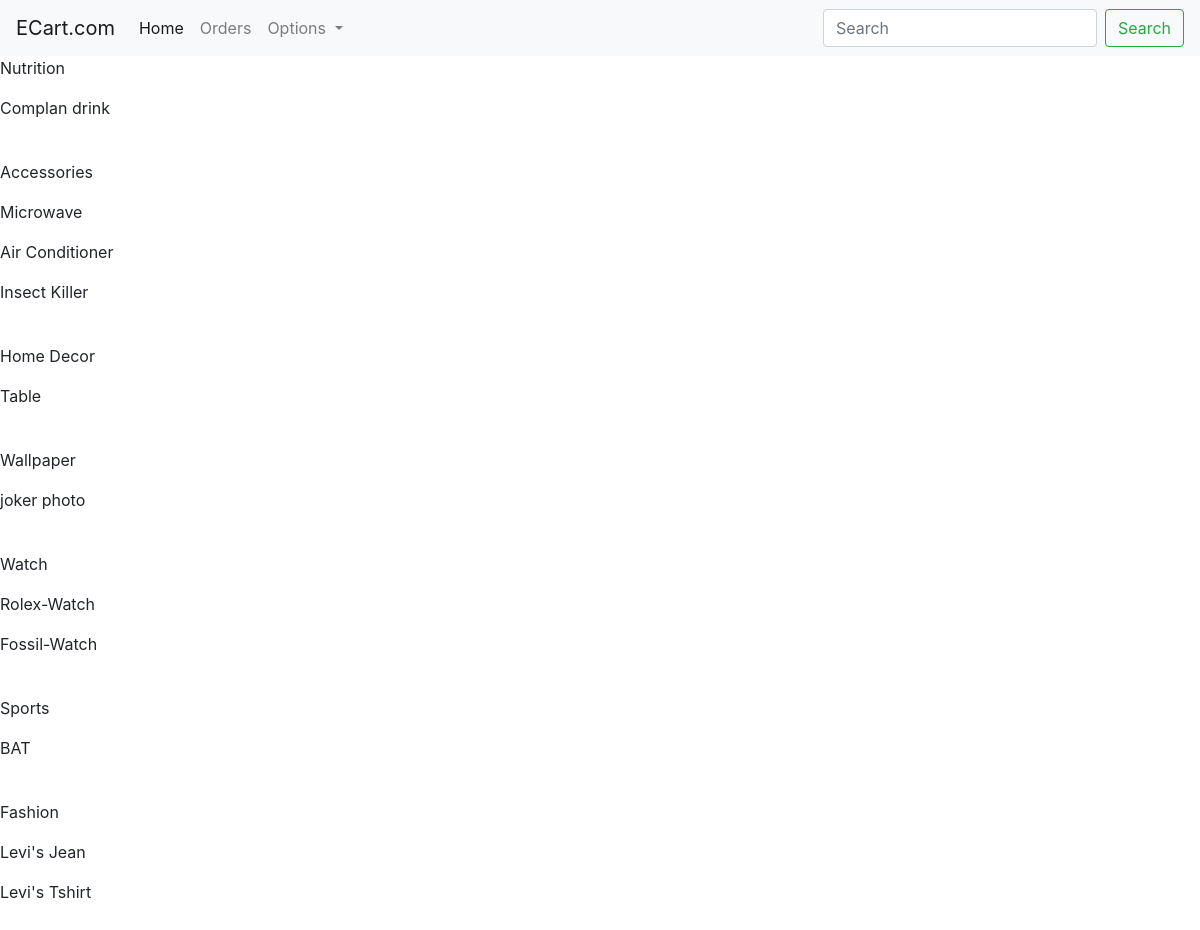
The app's page /shop/contact/, older data.
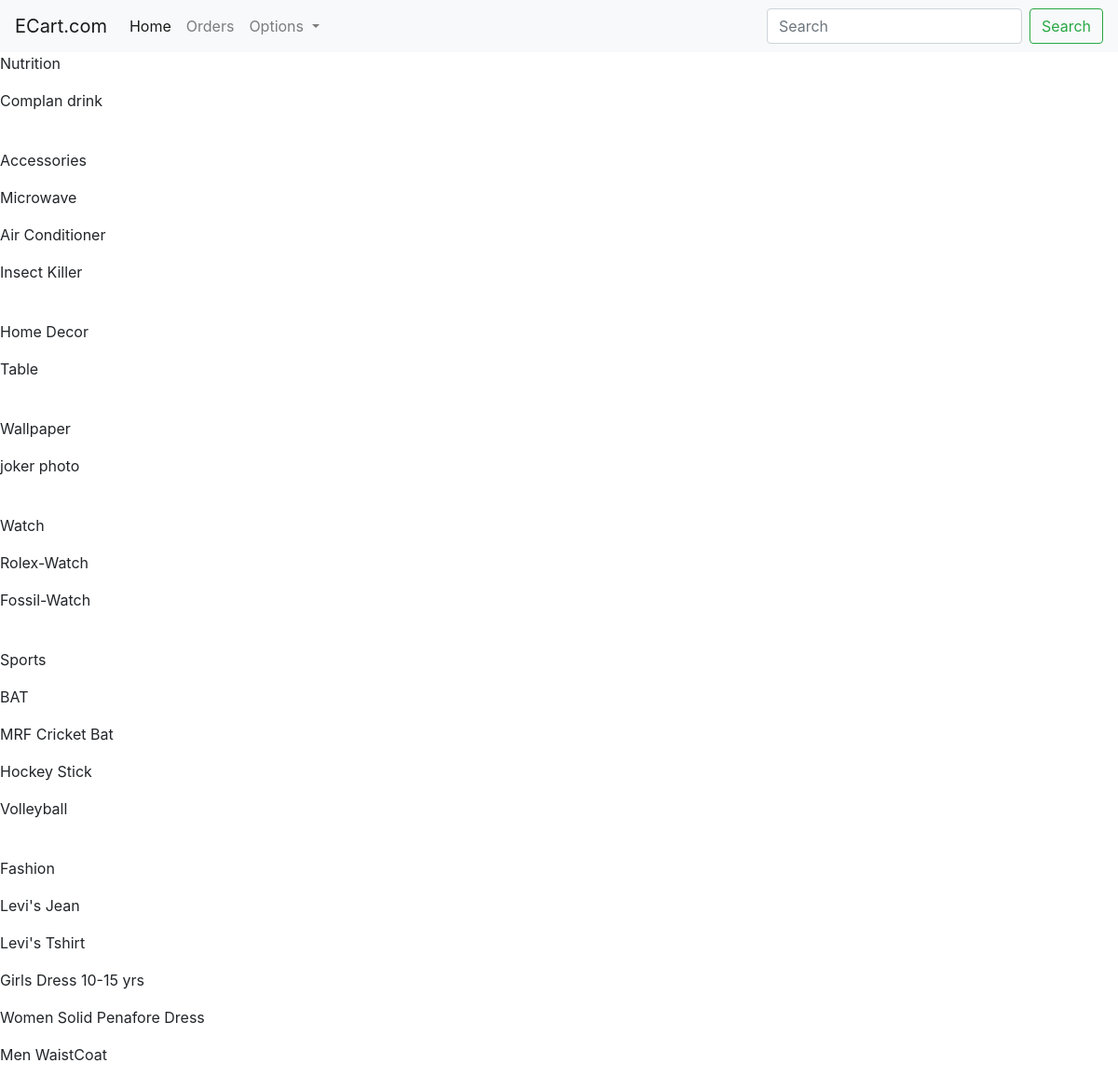
The same page, newer data.
### ecart/models.py (models this page shows, shortened)
class Products(models.Model):
    product_id=models.AutoField
    product_name=models.CharField(max_length=50)
    desc=models.CharField(max_length=300)
    pub_date=models.DateField()
    price=models.IntegerField(default=0)
    category=models.CharField(max_length=50,default="")
    subcategorgy=models.CharField(max_length=50,default="")
    image=models.ImageField(upload_to="ecart/images",default="")

### ecart/views.py (the view)
# urls.py: path('contact/',views.contact,name='ContactUS'),
def contact(request):
    allProds = []
    val = Products.objects.values('category', 'id')
    val2 = {item['category'] for item in val}
    str1=""
    for val2 in val2:
        prod = Products.objects.filter(category=val2)
        val=[item.product_name for item in prod]
        for a in val:
            print(a)
        str1=str1+","
        n = len(prod)
        nSlides = n // 4 + ceil((n / 4) - (n // 4))
        """str1=str1+str(prod)
        a=[item['product_name']  in prod]
            print(item)"""
        allProds.append([prod, range(1, nSlides), nSlides])
    params = {'allProds': allProds}
    return render(request,'ecart/contact.html',params)

### ecart/templates/ecart/contact.html (shortened to what this page needs)
{%  extends 'ecart/basic.html' %}
{% block body %}
{% for product,range,nSlides in allProds %}
<div >
<p>{{product.0.category}}</p>
 {% for i in product %}
 <p>{{i.product_name}}  </p>
 {% endfor %}
 </div><br>
{% endfor %}
{% endblock %}

### ecart/templates/ecart/basic.html (shortened to what this page needs)
<!doctype html>
<html lang="en">
  <head>
    <link rel="stylesheet" href="https://stackpath.bootstrapcdn.com/bootstrap/4.5.0/css/bootstrap.min.css">
  </head>
    <nav class="navbar navbar-expand-lg navbar-light bg-light">
      <a class="navbar-brand" href="#">ECart.com</a>
      <div class="collapse navbar-collapse" id="navbarSupportedContent">
        <ul class="navbar-nav mr-auto">
          <li class="nav-item active">
              <a class="nav-link" href="#" >Home <span class="sr-only">(current)</span></a>
          </li>
          <li class="nav-item">
              <a class="nav-link" href="#">Orders</a>
          </li>
          <li class="nav-item dropdown">
              <a class="nav-link dropdown-toggle" href="#" id="navbarDropdown" role="button" data-toggle="dropdown" aria-haspopup="true" aria-expanded="false">
                Options
              </a>
          </li>
        </ul>
        <form class="form-inline my-2 my-lg-0">
            <input class="form-control mr-sm-2" type="search" placeholder="Search" aria-label="Search">
            <button class="btn btn-outline-success my-2 my-sm-0" type="submit">Search</button>
        </form>
      </div>
    </nav>
{% block body %}{% endblock %}
  </body>
</html>

Row changes from the older to the newer data that the page shows:
added Products: product_name "MRF Cricket Bat", shown under "Sports"
added Products: product_name "Hockey Stick", shown under "Sports"
added Products: product_name "Volleyball", shown under "Sports"
added Products: product_name "Girls Dress 10-15 yrs", shown under "Fashion"
added Products: product_name "Women Solid Penafore Dress", shown under "Fashion"
added Products: product_name "Men WaistCoat", shown under "Fashion"
